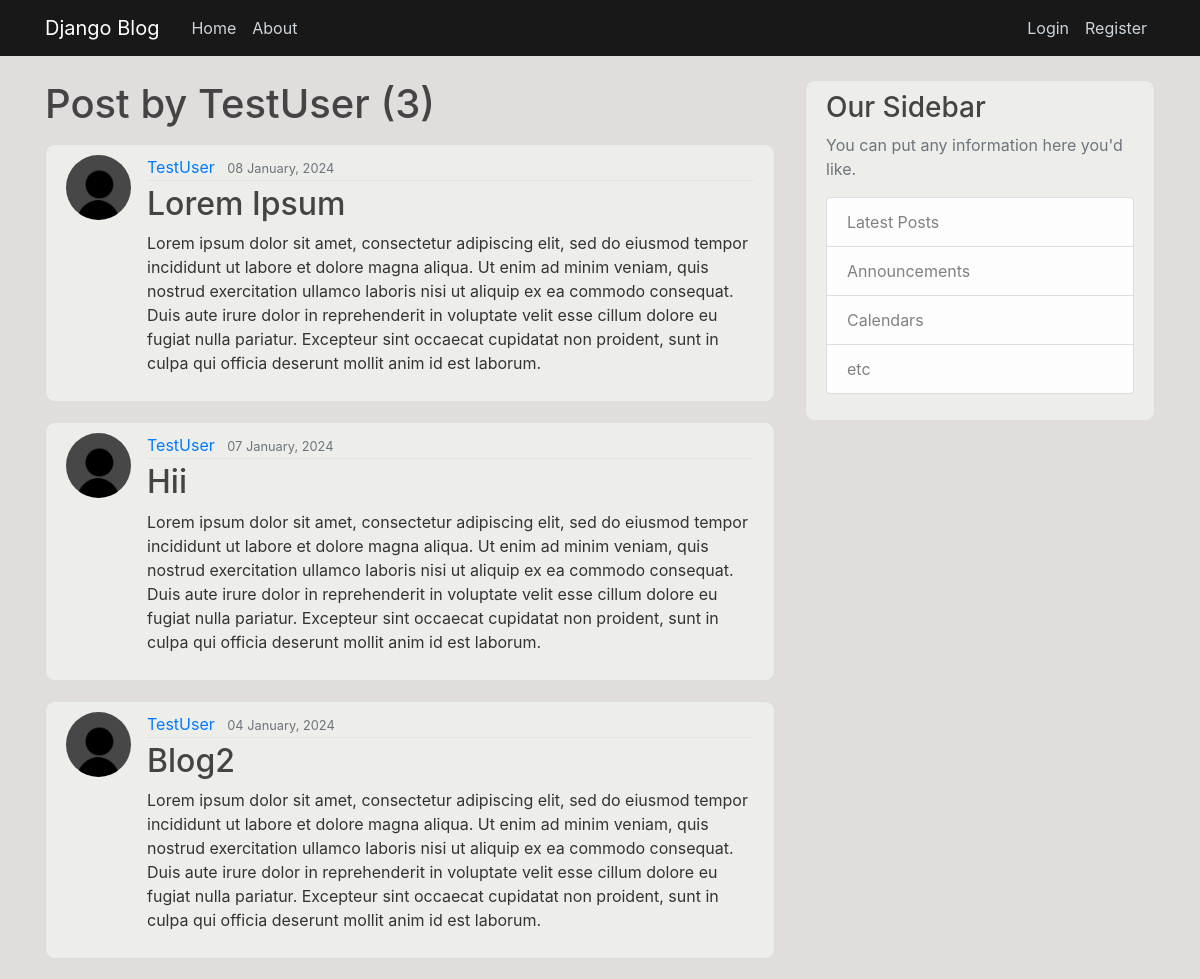
The page /user/TestUser on the database as committed earlier.
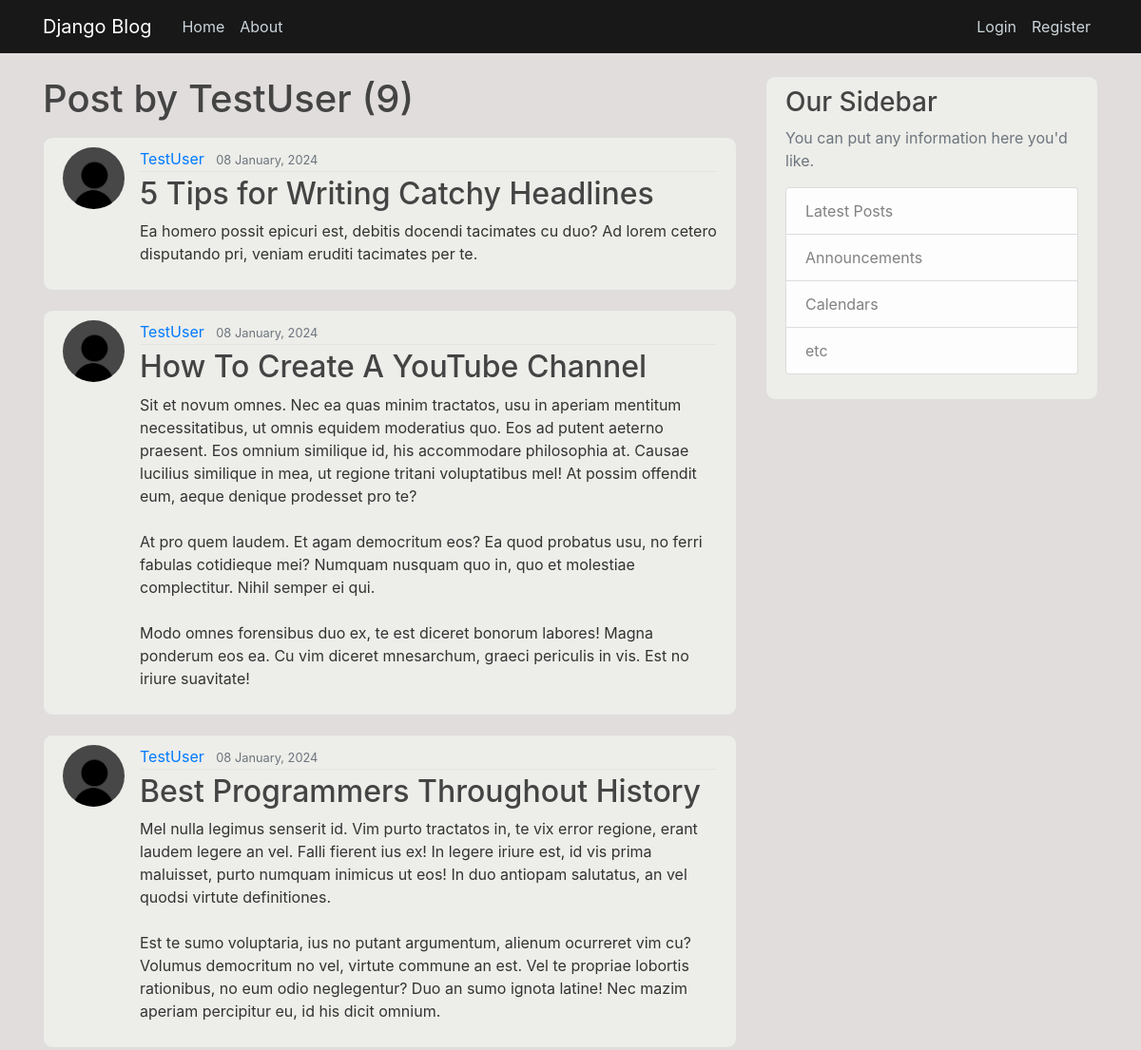
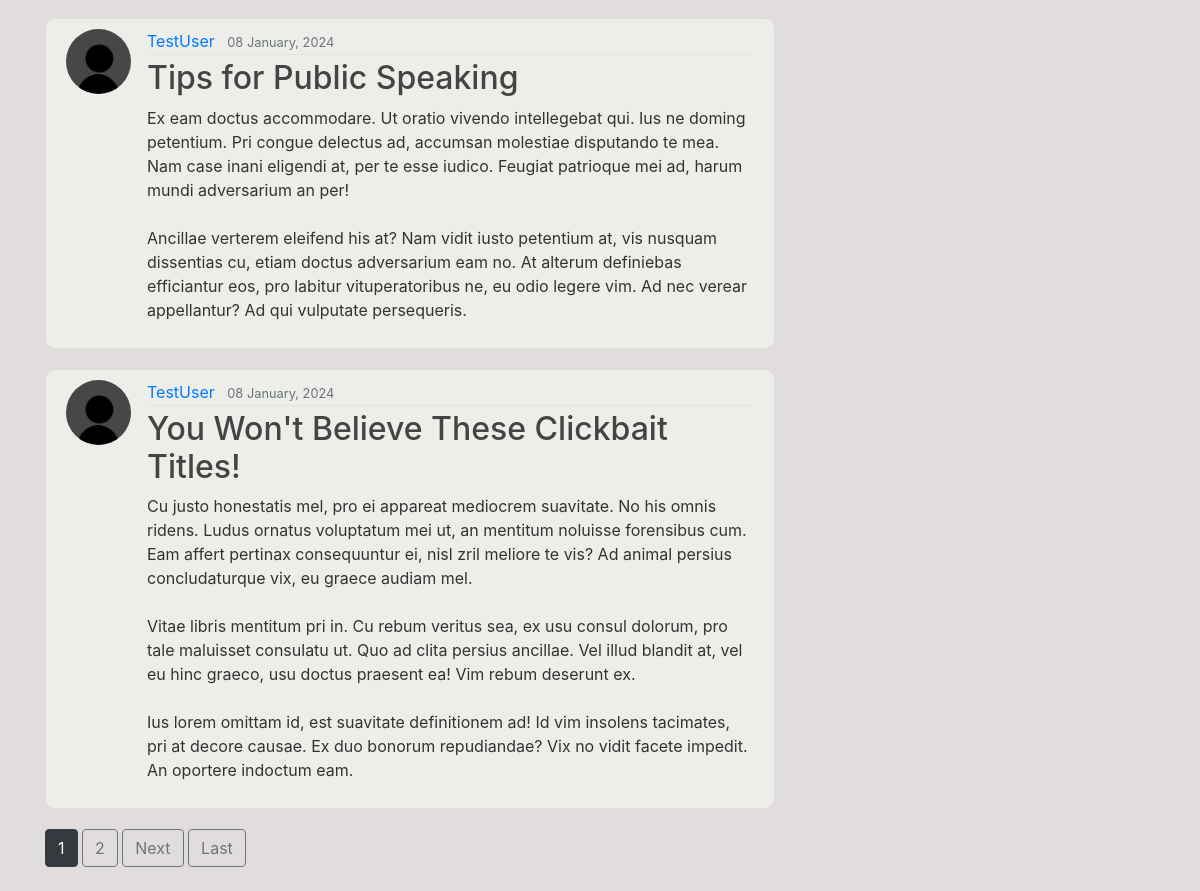
The same page on the database as committed later (2 pictures, top to bottom).
### blog/models.py (models this page shows, shortened)
class Post(models.Model):
    title = models.CharField(max_length=100)
    content = models.TextField()
    date_posted = models.DateTimeField(default=timezone.now)
    author = models.ForeignKey(User, on_delete=models.CASCADE)

### users/models.py (models this page shows, shortened)
class Profile(models.Model):
    user = models.OneToOneField(User, on_delete=models.CASCADE)
    image = models.ImageField(default='default.jpg', upload_to='profile_pics')

### blog/views.py (the view)
# urls.py: path('user/<str:username>', UserPostListView.as_view(), name='user-posts'),
class UserPostListView(ListView):
    model = Post
    template_name = 'blog/user_posts.html'
    context_object_name = 'posts'
    paginate_by = 5
    def get_queryset(self):
        user = get_object_or_404(User, username=self.kwargs.get('username'))
        return Post.objects.filter(author=user).order_by('-date_posted')

### blog/templates/blog/user_posts.html (shortened to what this page needs)
{% extends "blog/base.html" %}
{% block content %}
   <h1 class="mb-3">Post by {{ view.kwargs.username }} ({{ page_obj.paginator.count }})</h1>
  {% for post in posts %}
    <article class="media content-section">
      <img class="rounded-circle article-img" src="{{ post.author.profile.image.url }}">
      <div class="media-body">
        <div class="article-metadata">
          <a class="mr-2" href="{% url 'user-posts' post.author.username %}" >{{ post.author }}</a>
          <small class="text-muted">{{ post.date_posted|date:"d F, Y" }}</small>
        </div>
        <h2><a class="article-title" href="{% url 'post-detail' post.id %}">{{ post.title }}</a></h2>
        <p class="article-content">{{ post.content }}</p>
      </div>
    </article>
  {% endfor %}
  {% if is_paginated %}
    {% for num in page_obj.paginator.page_range %}
      {% if page_obj.number == num %}
        <a class="btn btn-dark mb-4" href="?page={{ num }}">{{ num }}</a>
      {% elif num > page_obj.number|add:'-3' and num < page_obj.number|add:'3' %}
        <a class="btn btn-outline-secondary mb-4" href="?page={{ num }}">{{ num }}</a>
      {% endif%}
    {% endfor %}
    {% if page_obj.has_next %}
      <a class="btn btn-outline-secondary mb-4" href="?page={{ page_obj.next_page_number }}">Next</a>
      <a class="btn btn-outline-secondary mb-4" href="?page={{ page_obj.paginator.num_pages }}">Last</a>
    {% endif %}
  {% endif %}
{% endblock content %}

Rows that differ between the two databases and show on the page:
no longer on this page (row unchanged): Post: author.profile.image (placeholder picture), author "TestUser", date_posted "08 January, 2024", title "Lorem Ipsum", content "Lorem ipsum dolor sit amet, consectetur adipiscing elit, sed do eiusmod tempor incididunt ut labore et dolore magna aliqua. Ut enim ad minim veniam, quis nostrud exercitation ullamco laboris nisi ut aliquip ex ea commodo consequat. Duis aute irure dolor in reprehenderit in voluptate velit esse cillum dolore eu fugiat nulla pariatur. Excepteur sint occaecat cupidatat non proident, sunt in culpa qui officia deserunt mollit anim id est laborum."
no longer on this page (row unchanged): Post: author.profile.image (placeholder picture), author "TestUser", date_posted "07 January, 2024", title "Hii", content "Lorem ipsum dolor sit amet, consectetur adipiscing elit, sed do eiusmod tempor incididunt ut labore et dolore magna aliqua. Ut enim ad minim veniam, quis nostrud exercitation ullamco laboris nisi ut aliquip ex ea commodo consequat. Duis aute irure dolor in reprehenderit in voluptate velit esse cillum dolore eu fugiat nulla pariatur. Excepteur sint occaecat cupidatat non proident, sunt in culpa qui officia deserunt mollit anim id est laborum."
no longer on this page (row unchanged): Post: author.profile.image (placeholder picture), author "TestUser", date_posted "04 January, 2024", title "Blog2", content "Lorem ipsum dolor sit amet, consectetur adipiscing elit, sed do eiusmod tempor incididunt ut labore et dolore magna aliqua. Ut enim ad minim veniam, quis nostrud exercitation ullamco laboris nisi ut aliquip ex ea commodo consequat. Duis aute irure dolor in reprehenderit in voluptate velit esse cillum dolore eu fugiat nulla pariatur. Excepteur sint occaecat cupidatat non proident, sunt in culpa qui officia deserunt mollit anim id est laborum."
added Post: author.profile.image (placeholder picture), author "TestUser", date_posted "08 January, 2024", title "5 Tips for Writing Catchy Headlines", content "Ea homero possit epicuri est, debitis docendi tacimates cu duo? Ad lorem cetero disputando pri, veniam eruditi tacimates per te."
added Post: author.profile.image (placeholder picture), author "TestUser", date_posted "08 January, 2024", title "How To Create A YouTube Channel", content "Sit et novum omnes. Nec ea quas minim tractatos, usu in aperiam mentitum necessitatibus, ut omnis equidem moderatius quo. Eos ad putent aeterno praesent. Eos omnium similique id, his accommodare philosophia at. Causae lucilius similique in mea, ut regione tritani voluptatibus mel! At possim offendit eum, aeque denique prodesset pro te? At pro quem laudem. Et agam democritum eos? Ea quod probatus usu, no ferri fabulas cotidieque mei? Numquam nusquam quo in, quo et molestiae complectitur. Nihil semper ei qui. Modo omnes forensibus duo ex, te est diceret bonorum labores! Magna ponderum eos ea. Cu vim diceret mnesarchum, graeci periculis in vis. Est no iriure suavitate!"
added Post: author.profile.image (placeholder picture), author "TestUser", date_posted "08 January, 2024", title "Best Programmers Throughout History", content "Mel nulla legimus senserit id. Vim purto tractatos in, te vix error regione, erant laudem legere an vel. Falli fierent ius ex! In legere iriure est, id vis prima maluisset, purto numquam inimicus ut eos! In duo antiopam salutatus, an vel quodsi virtute definitiones. Est te sumo voluptaria, ius no putant argumentum, alienum ocurreret vim cu? Volumus democritum no vel, virtute commune an est. Vel te propriae lobortis rationibus, no eum odio neglegentur? Duo an sumo ignota latine! Nec mazim aperiam percipitur eu, id his dicit omnium."
added Post: author.profile.image (placeholder picture), author "TestUser", date_posted "08 January, 2024", title "Tips for Public Speaking", content "Ex eam doctus accommodare. Ut oratio vivendo intellegebat qui. Ius ne doming petentium. Pri congue delectus ad, accumsan molestiae disputando te mea. Nam case inani eligendi at, per te esse iudico. Feugiat patrioque mei ad, harum mundi adversarium an per! Ancillae verterem eleifend his at? Nam vidit iusto petentium at, vis nusquam dissentias cu, etiam doctus adversarium eam no. At alterum definiebas efficiantur eos, pro labitur vituperatoribus ne, eu odio legere vim. Ad nec verear appellantur? Ad qui vulputate persequeris."
added Post: author.profile.image (placeholder picture), author "TestUser", date_posted "08 January, 2024", title "You Won't Believe These Clickbait Titles!", content "Cu justo honestatis mel, pro ei appareat mediocrem suavitate. No his omnis ridens. Ludus ornatus voluptatum mei ut, an mentitum noluisse forensibus cum. Eam affert pertinax consequuntur ei, nisl zril meliore te vis? Ad animal persius concludaturque vix, eu graece audiam mel. Vitae libris mentitum pri in. Cu rebum veritus sea, ex usu consul dolorum, pro tale maluisset consulatu ut. Quo ad clita persius ancillae. Vel illud blandit at, vel eu hinc graeco, usu doctus praesent ea! Vim rebum deserunt ex. Ius lorem omittam id, est suavitate definitionem ad! Id vim insolens tacimates, pri at decore causae. Ex duo bonorum repudiandae? Vix no vidit facete impedit. An oportere indoctum eam."
Other text that changed with them:
{{ page_obj.paginator.count }}: "3" → "9"
new list line: "1"
new list line: "2"
text now shown: "Next Last"
